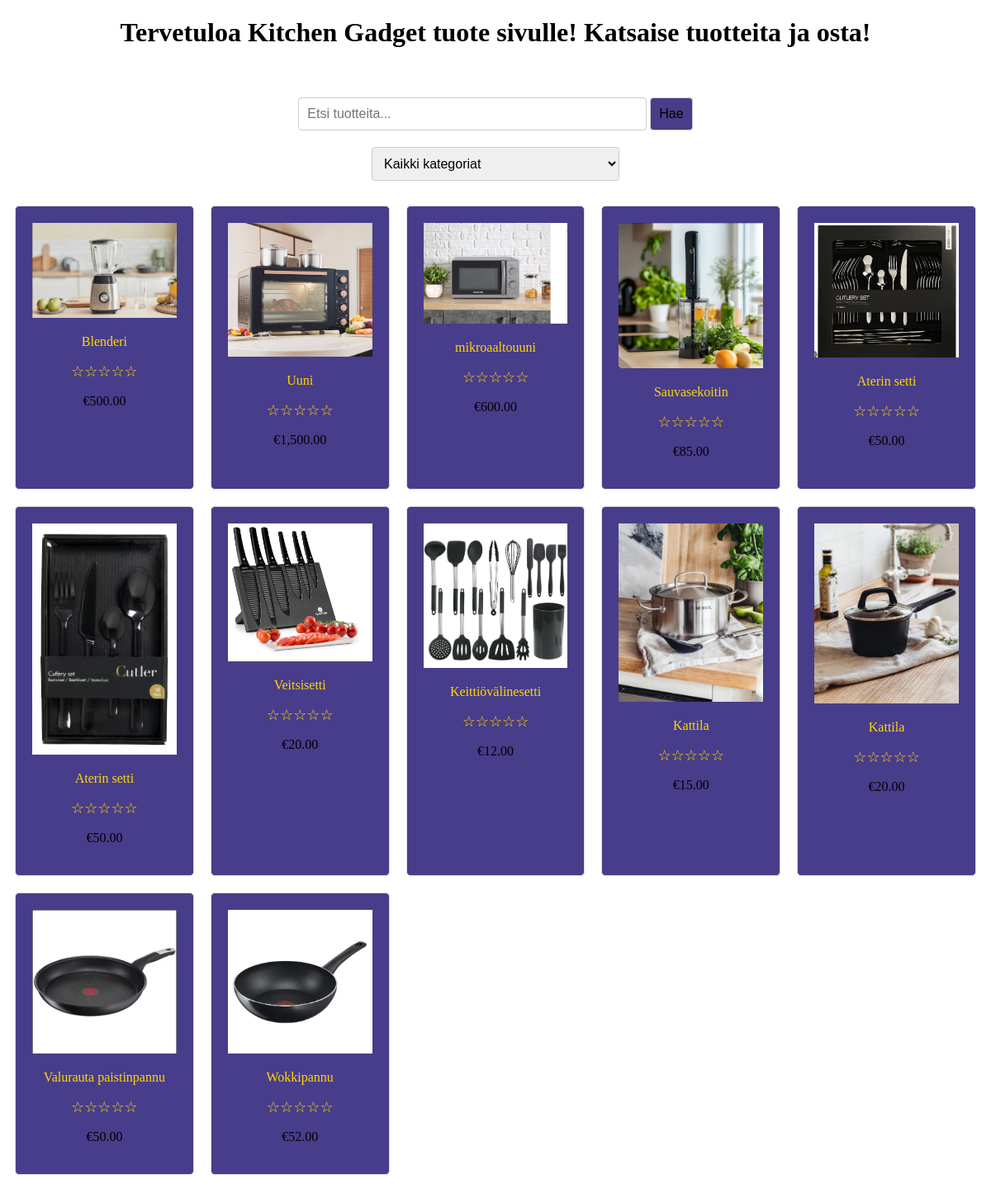
The page /tuoteet.php on the database its author committed.
### tables this page shows
CREATE TABLE `tuotteet` (
  `id` int(11) NOT NULL,
  `nimi` varchar(255) NOT NULL,
  `kuvaus` text DEFAULT NULL,
  `hinta` decimal(10,2) NOT NULL,
  `kuva` varchar(255) DEFAULT NULL,
  `varastomäärä` int(11) DEFAULT 0
);

### tuoteet.php (the view, shortened to what this page needs)
<?php
try {
    $dsn = "mysql:host=" . DB_HOST . ";dbname=" . DB_DATABASE . ";charset=utf8";
    $pdo = new PDO($dsn, DB_USER, DB_PASSWORD);
    $pdo->setAttribute(PDO::ATTR_ERRMODE, PDO::ERRMODE_EXCEPTION);
    $pdo->setAttribute(PDO::ATTR_DEFAULT_FETCH_MODE, PDO::FETCH_ASSOC);
    $pdo->setAttribute(PDO::ATTR_EMULATE_PREPARES, false);
} catch (PDOException $e) {
    die('Database connection failed: ' . $e->getMessage());
}
try {
    $stmt = $pdo->prepare("SELECT id, nimi, kuvaus, kuva, hinta, varastomäärä FROM tuotteet");
    $stmt->execute();
    $products = $stmt->fetchAll();
} catch (PDOException $e) {
    echo '<p class="error">Error fetching products: ' . $e->getMessage() . '</p>';
    $products = [];
}
try {
    $stmt = $pdo->prepare("
    SELECT
        t.id, t.nimi, t.kuvaus, t.kuva, t.hinta, t.varastomäärä,
        COALESCE(GROUP_CONCAT(k.nimi SEPARATOR ','), '') AS categories,
        COALESCE(AVG(a.arvosana), 0) AS avg_rating
    FROM tuotteet t
    LEFT JOIN tuote_kategoria tk ON t.id = tk.tuote_id
    LEFT JOIN kategoriat k ON tk.kategoria_id = k.id
    LEFT JOIN arvostelut a ON t.id = a.tuote_id
    GROUP BY t.id
");
    $stmt->execute();
    $products = $stmt->fetchAll();
} catch (PDOException $e) {
    echo '<p class="error">Error fetching products: ' . $e->getMessage() . '</p>';
    $products = [];
}
?>
<!DOCTYPE html>
<html lang="en">
<head>
</head>
<body>
    <h1 style="text-align: center;">Tervetuloa Kitchen Gadget tuote sivulle! Katsaise tuotteita ja osta!</h1>
    <br>
    <div class="search-bar-container">
        <input type="text" id="searchInput" class="search-bar" placeholder="Etsi tuotteita...">
        <button class="search-btn" onclick="searchProduct()">Hae</button>
    </div>
    <div class="category-container">
        <select id="categorySelect" class="category-select" onchange="filterByCategory()">
            <option value="all">Kaikki kategoriat</option>
        </select>
    </div>
    <form>
        <div class="product-grid">
            <?php foreach ($products as $product): ?>
                <div class="product" data-id="<?= htmlspecialchars($product['id']) ?>"
                    data-categories="<?= htmlspecialchars($product['categories']) ?>"
                    onclick="showPopup('<?= htmlspecialchars($product['id']) ?>', '<?= htmlspecialchars($product['nimi']) ?>', '<?= htmlspecialchars($product['kuvaus']) ?>', '<?= htmlspecialchars($product['kuva']) ?>', '<?= htmlspecialchars($product['hinta']) ?>', '<?= htmlspecialchars($product['varastomäärä']) ?>')">
                    <img src="<?= htmlspecialchars($product['kuva']) ?>" alt="<?= htmlspecialchars($product['nimi']) ?>">
                    <p style="color: gold;" class="name"><?= htmlspecialchars($product['nimi']) ?></p>
                    <p class="rating">
                        <?php
                        $rating = round($product['avg_rating']);
                        for ($i = 1; $i <= 5; $i++) {
                            if ($i <= $rating) {
                                echo '★';
                            } else {
                                echo '☆';
                            }
                        }
                        ?>
                    </p>
                    <p class="price">€<?= number_format($product['hinta'], 2) ?></p>
                </div>
            <?php endforeach; ?>
        </div>
    </form>

### tuoteet.php (style rules this page uses)
.product-grid { display: grid; grid-template-columns: repeat(auto-fill, minmax(200px, 1fr)); gap: 20px; max-width: 1200px; margin: 20px auto; padding: 10px; }
.product { position: relative; border: 1px solid #ddd; border-radius: 5px; overflow: hidden; text-align: center; background-color: darkslateblue; transition: transform 0.3s, background-color 0.3s; padding: 20px; }
.product img { width: 100%; height: auto; object-fit: cover; background-color: slateblue; }
.search-bar-container { margin: 20px auto; max-width: 500px; text-align: center; }
.search-bar { width: 80%; padding: 10px; font-size: 16px; border: 1px solid #ccc; border-radius: 4px; }
.search-btn { background-color: darkslateblue; border-radius: 4px; cursor: pointer; font-size: 16px; border: 1px solid #ccc; padding: 10px 10px; transition: background-color 0.3s; }
.category-container { margin: 20px auto; max-width: 300px; text-align: center; }
.category-select { width: 100%; padding: 10px; font-size: 16px; border: 1px solid #ccc; border-radius: 4px; }
.rating { color: gold; font-size: 18px; margin: 5px 0; }

### rows shown on the page
tuotteet: kuva (picture), nimi "Blenderi", hinta "500.00"
tuotteet: kuva (picture), nimi "Uuni", hinta "1,500.00"
tuotteet: kuva+nimi (picture), nimi "mikroaaltouuni", hinta "600.00"
tuotteet: kuva (picture), nimi "Sauvasekoitin", hinta "85.00"
tuotteet: kuva (picture), nimi "Aterin setti", hinta "50.00"
tuotteet: kuva (picture), nimi "Aterin setti", hinta "50.00"
tuotteet: kuva (picture), nimi "Veitsisetti", hinta "20.00"
tuotteet: kuva (picture), nimi "Keittiövälinesetti", hinta "12.00"
tuotteet: kuva (picture), nimi "Kattila", hinta "15.00"
tuotteet: kuva (picture), nimi "Kattila", hinta "20.00"
tuotteet: kuva (picture), nimi "Valurauta paistinpannu", hinta "50.00"
tuotteet: kuva (picture), nimi "Wokkipannu", hinta "52.00"
